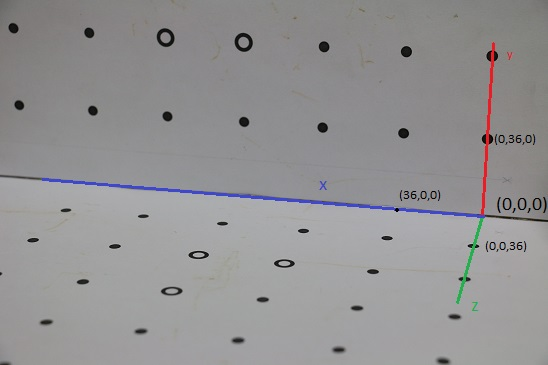
#> input picture data/measurements.jpg, 548 x 365 px, given in place of black-dots.JPG, which was not available
$ jupyter execute --allow-errors Assignment01_Q1_to_Q8.ipynb   (text cells are left out)
#> lines starting #> are read from the running program, lines starting #| are printed output that depends on the picture; after the words box and inside, x2 and y2 are one past the last pixel; in counts of white or black regions, pixels touching at a corner belong together; pictures that were not available may be replaced by others from this repository, and a replacement may not be noted
[cell 1]
import numpy as np
import cv2 as cv
import math
import matplotlib.pyplot as plt

[cell 2]
def estimate_matrix(world_points, image_points):
    A = []
    for i in range(len(world_points)):
        X, Y, Z = tuple(world_points[i])
        u, v = tuple(image_points[i])
        eqn_1 = [X, Y, Z, 1] + [0] * 4 + [-u * X, -u * Y, -u * Z, -u]
        eqn_2 = [0] * 4 + [X, Y, Z, 1] + [-v * X, -v * Y, -v * Z, -v]
        A.append(eqn_1)
        A.append(eqn_2)
    U, S, V = np.linalg.svd(A)
    if V[-1, -1] == 0:
        return np.zeros((3, 4)), False
    return (V[-1, :] / V[-1, -1]).reshape(3, 4), True

[cell 3]
def decompose_P(P):
    M = P[:, :3]
    R, K = np.linalg.qr(np.linalg.inv(M))
    K = np.linalg.inv(K)
    K /= K[-1, -1]
    R = np.linalg.inv(R)
    t = -1 * (np.linalg.inv(M) @ P[:, 3])
    return K, R, t

[cell 4]
def get_total_error(world_points, image_points, P):
    n = len(image_points)
    total_error = 0
    for i in range(n):
        pred_point = P @ np.asarray(world_points[i] + [1])
        pred_point = pred_point / pred_point[-1]
        total_error += np.sum((pred_point[:2] - np.asarray(image_points[i])) ** 2)
    return total_error

[cell 5]
def direct_linear_transform(world_points, image_points):
    if len(world_points) != len(image_points) or len(world_points[0]) != 3 or len(image_points[0]) != 2:
        print("Invalid parameters for world and image co-ordinates")
        return
    if len(world_points) < 6:
        print("Atleast 6 points are necessary for calibration")
        return
    P, is_valid = estimate_matrix(world_points, image_points)
    if not is_valid:
        print("Invalid camera matrix")
        return
    K, R, t = decompose_P(P)
    return P, K, R, t

[cell 6]
def RANSAC(world_points, image_points, N_iter=10000, threshold=50, sample_size=6):
    if len(world_points) != len(image_points) or len(world_points[0]) != 3 or len(image_points[0]) != 2:
        print("Invalid parameters for world and image co-ordinates")
        return
    if len(world_points) < 6:
        print("Atleast 6 points are necessary for calibration")
        return
    P = np.zeros((3, 4))
    min_outlier_count = 10 ** 300
    for _ in range(N_iter):
        chosen_indices = np.random.choice(list(range(len(world_points))), size=sample_size, replace=False)
        chosen_world_points = [world_points[i] for i in chosen_indices]
        chosen_image_points = [image_points[i] for i in chosen_indices]
        possible_P, is_valid = estimate_matrix(chosen_world_points, chosen_image_points)
        if not is_valid:
            continue
        outlier_count = 0
        for i in range(len(world_points)):
            if i in chosen_indices:
                continue
            pred_point = possible_P @ np.asarray(world_points[i] + [1])
            if pred_point[-1] == 0:
                outlier_count += 1
                continue
            pred_point = pred_point / pred_point[-1]
            dist = np.sum((pred_point[:2] - np.asarray(image_points[i])) ** 2) ** 0.5
            if dist > threshold:
                outlier_count += 1
        if outlier_count < min_outlier_count:
            min_outlier_count = outlier_count
            P = possible_P
    K, R, t = decompose_P(P)
    return P, K, R, t

[cell 7]
def get_image_points():
    line_1 = [[135, 278], [890, 330], [1655, 382], [2435, 435], [3242, 470], [4065, 515], [4920, 560]]
    line_2 = [[192, 1051], [928, 1113], [1675, 1165], [2440, 1225], [3225, 1280], [4036, 1333], [4872, 1390]]
    line_3 = [[661, 2110], [1430, 2170], [2225, 2240], [3033, 2320], [3870, 2385], [4730, 2465]]
    line_4 = [[331, 2410], [1153, 2470], [1990, 2562], [2845, 2643], [3730, 2725], [4643, 2800]]
    line_5 = [[828, 2825], [1722, 2925], [2625, 3002], [3567, 3088], [4547, 3175]]
    line_6 = [[470, 3225], [1411, 3322], [2382, 3413], [3390, 3505], [4432, 3615]]
    return line_1 + line_2 + line_3 + line_4 + line_5 + line_6

def get_world_points():
    line_1 = [[X, 72, 0] for X in reversed(range(0, 217, 36))]
    line_2 = [[X, 36, 0] for X in reversed(range(0, 217, 36))]
    line_3 = [[X, 0, 36] for X in reversed(range(0, 181, 36))]
    line_4 = [[X, 0, 72] for X in reversed(range(0, 181, 36))]
    line_5 = [[X, 0, 108] for X in reversed(range(0, 145, 36))]
    line_6 = [[X, 0, 144] for X in reversed(range(0, 145, 36))]
    return line_1 + line_2 + line_3 + line_4 + line_5 + line_6

image = cv.imread('../data/black-dots.JPG')
#> image is the input picture: shape (365, 548, 3); mean B, G, R 147.5, 146.3, 147.3
image_points = get_image_points()
world_points = get_world_points()

[cell 8]
original_image = image.copy()
X_OFFSET = 35
Y_OFFSET = 20
for image_point in image_points:
    original_image[image_point[1] - Y_OFFSET:image_point[1] + Y_OFFSET,
            image_point[0] - X_OFFSET:image_point[0] + X_OFFSET] = [0, 255, 0]
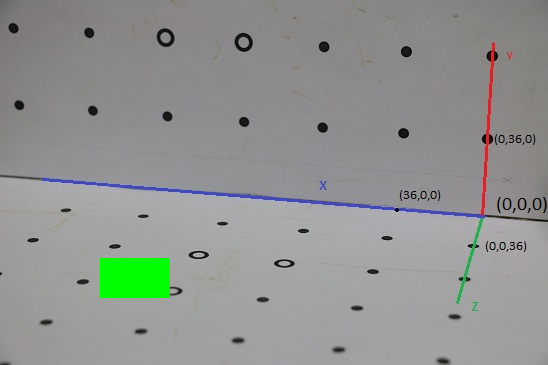
#> original_image: shape (365, 548, 3); 1.4% of pixels changed, all inside (x1, y1, x2, y2) = (100, 258, 170, 298)
plt.imshow(original_image)
plt.title("Original image (manual mapping)")
plt.show()

[cell 9]
def display_outputs(approach, image_points, P, K, R, t, color, given_image):
#> called with approach = 'DLT', P = array of shape (3, 4), K = array of shape (3, 3), R = array of shape (3, 3), t = array of shape (3,)
    global world_points, X_OFFSET, Y_OFFSET
    print(f"*** On using {approach} approach for camera calibration ***\n\n")
    print(f"Camera matrix (P): \n\n{P}\n")
    print(f"Internal camera calibration matrix (K): \n\n{K}\n")
    print(f"Camera rotation matrix (R): \n\n{R}\n")
    print(f"Camera projection centre (translation vector t): \n\n{t}\n")
    print(f"Total Projection error (sum): \n\n{get_total_error(world_points, image_points, P)}\n")
    if "distort" not in approach:
        for i in range(len(world_points)):
            pred_point = P @ np.asarray(world_points[i] + [1])
            pred_point = pred_point / pred_point[-1]
            pred_point = pred_point.astype(int)
            given_image[pred_point[1] - Y_OFFSET:pred_point[1] + Y_OFFSET,
                    pred_point[0] - X_OFFSET:pred_point[0] + X_OFFSET] = color
        plt.imshow(given_image)

[cell 10]
dlt_image = image.copy()
P, K, R, t = direct_linear_transform(world_points, image_points)
display_outputs("DLT", image_points, P, K, R, t, [0, 0, 255], dlt_image)

[cell 11]
RANSAC_image = image.copy()
P, K, R, t = RANSAC(world_points, image_points)
display_outputs("RANSAC", image_points, P, K, R, t, [255, 0, 0], RANSAC_image)

[cell 12]
def get_distortion_params(K, image):
    global world_points, image_points
    plt.title("Image without undistortion (initial)")
    plt.imshow(image)
    plt.show()
    gray_image = cv.cvtColor(image, cv.COLOR_BGR2GRAY)
    wp = np.asarray([np.asarray(world_points[i]) for i in range(len(world_points))])
    ip = np.asarray([np.asarray(image_points[i]) for i in range(len(image_points))])
    obj_pts = [wp.astype('float32')]
    img_pts = [ip.astype('float32')]
    K = K @ [[-1,0,0],[0,-1,0],[0,0,1]]
    K[0,1] = 0
    ret_val, new_K, distortion_coeffs, rvecs, tvecs = cv.calibrateCamera(obj_pts, img_pts, gray_image.shape[::-1],
                                                                         K, None, None, flags = (cv.CALIB_USE_INTRINSIC_GUESS))
    print("\n\nDistortion co-efficients are: ")
    k1, k2, k3 = distortion_coeffs[0][0], distortion_coeffs[0][1], distortion_coeffs[0][4]
    p1, p2 = distortion_coeffs[0][2], distortion_coeffs[0][3]
    print(f"Radial distortion: k1 = {k1}, k2 = {k2}, k3 = {k3}")
    print(f"Tangential distortion: p1 = {p1}, p2 = {p2}\n\n")
    new_camera_matrix, roi = cv.getOptimalNewCameraMatrix(new_K, distortion_coeffs, image.shape[:2], 0, image.shape[:2])
    undistorted_image = cv.undistort(image, new_K, distortion_coeffs, new_camera_matrix)
    plt.imshow(undistorted_image)
    plt.title("Final undistorted image")
    print(f"New camera matrix: \n{new_camera_matrix}\n\n")
    return k1, k2, k3, p1, p2, rvecs, tvecs, new_camera_matrix, undistorted_image

#> (the rest of this cell did not finish here and is left out)

#> (a cell that did not finish here is left out)

#> (a cell that did not finish here is left out)

[cell 15]
def draw_wireframe(P, image, color):
#> called with P = array of shape (3, 4), color = 'ro-'
    plt.imshow(image)
    global world_points
    image_points = []
    for i in range(len(world_points)):
        pred_point = P @ np.asarray(world_points[i] + [1])
        pred_point = pred_point / pred_point[-1]
        image_points.append(pred_point)
#> this loop made 36 passes
#> pred_point on passes 1 to 12: [136.9, 290.4, 1], [886.3, 333.9, 1], [1653.9, 378.4, 1], [2440.3, 424, 1], [3246.2, 470.8, 1], [4072.4, 518.7, 1], [4919.6, 567.8, 1], [187.8, 1057.7, 1], [921, 1109.2, 1], [1671.5, 1161.9, 1], [2440.1, 1215.8, 1], [3227.3, 1271.1, 1]
#> after the loop, image_points = 36 items, first 6: [136.9, 290.4, 1], [886.3, 333.9, 1], [1653.9, 378.4, 1], [2440.3, 424, 1], [3246.2, 470.8, 1], [4072.4, 518.7, 1]
    for i in range(7):
        plt.plot([image_points[i][0], image_points[i+7][0]], [image_points[i][1], image_points[i+7][1]], color)
    for i in range(8, 20):
        plt.plot([image_points[i][0], image_points[i+6][0]], [image_points[i][1], image_points[i+6][1]], color)
    for i in range(21, 31):
        plt.plot([image_points[i][0], image_points[i+5][0]], [image_points[i][1], image_points[i+5][1]], color)
    row_ranges = [(0, 7), (7, 14), (14, 20), (20, 26), (26, 31), (31, 36)]
    image_points = np.asarray(image_points)
#> image_points = 36 rows, first 8: [136.9, 290.4, 1], [886.3, 333.9, 1], [1653.9, 378.4, 1], [2440.3, 424, 1], [3246.2, 470.8, 1], [4072.4, 518.7, 1], [4919.6, 567.8, 1], [187.8, 1057.7, 1]
    for _range in row_ranges:
        start, end = _range
        for i in range(start, end - 1):
            plt.plot(image_points[i:i+2, 0], image_points[i:i+2, 1], color)
    plt.show()
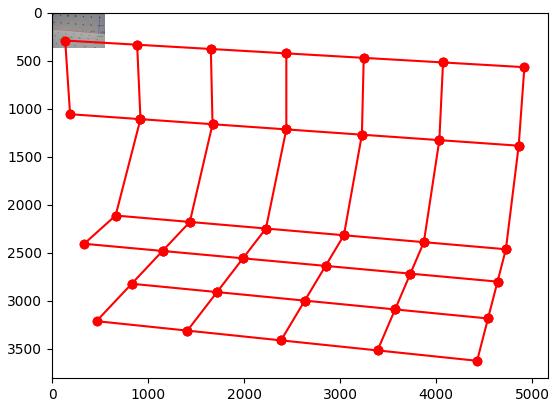
#> figure drawn by matplotlib, 1 panel

print("WIREFRAMES\n\n")
print("DLT: \n\n")
draw_wireframe(direct_linear_transform(world_points, image_points)[0], original_image.copy(), 'ro-')
print("\nRANSAC: \n\n")
draw_wireframe(RANSAC(world_points, image_points)[0], original_image.copy(), 'bo-')
#> the loop in RANSAC (call 2), `for _ in range(N_iter):` made 10000 passes
#> chosen_indices on passes 1 to 12: [21, 29, 30, 26, 13, 10], [9, 2, 7, 14, 33, 5], [35, 15, 25, 5, 7, 6], [0, 13, 28, 21, 18, 10], [18, 14, 24, 4, 15, 5], [25, 18, 3, 35, 26, 14], [13, 25, 23, 24, 16, 0], [19, 10, 33, 29, 17, 11], [13, 23, 34, 7, 2, 20], [24, 19, 34, 27, 20, 18], [12, 31, 29, 14, 28, 13], [4, 33, 8, 12, 22, 24]
#> call 2 of draw_wireframe, with P = array of shape (3, 4), color = 'bo-'
#> the loop in draw_wireframe (call 2), `for i in range(len(world_points)):` made 36 passes
#> pred_point on passes 1 to 12: [146.9, 292.6, 1], [890.9, 335.5, 1], [1653.9, 379.4, 1], [2436.9, 424.5, 1], [3240.5, 470.8, 1], [4065.6, 518.4, 1], [4913, 567.2, 1], [193.2, 1055, 1], [924.8, 1106.6, 1], [1674.8, 1159.6, 1], [2444, 1213.8, 1], [3233.1, 1269.5, 1]
#> after the loop in draw_wireframe (call 2), `for i in range(len(world_points)):`: image_points = 36 items, first 6: [146.9, 292.6, 1], [890.9, 335.5, 1], [1653.9, 379.4, 1], [2436.9, 424.5, 1], [3240.5, 470.8, 1], [4065.6, 518.4, 1]
#> in draw_wireframe (call 2), `image_points = np.asarray(image_points)`: image_points = 36 rows, first 8: [146.9, 292.6, 1], [890.9, 335.5, 1], [1653.9, 379.4, 1], [2436.9, 424.5, 1], [3240.5, 470.8, 1], [4065.6, 518.4, 1], [4913, 567.2, 1], [193.2, 1055, 1]
#> in draw_wireframe (call 2), `plt.show()`:
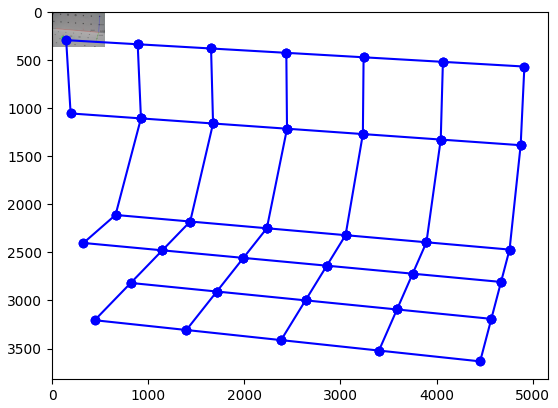
#> figure drawn by matplotlib, 1 panel

[cell 16]
def eulerAnglesToRotationMatrix(theta) :
    R_x = np.array([[1,0,0],[0,math.cos(theta[0]),-math.sin(theta[0])],[0,math.sin(theta[0]), math.cos(theta[0])]])
    R_y = np.array([[math.cos(theta[1]),0,math.sin(theta[1])],[0,1,0],[-math.sin(theta[1]),0,math.cos(theta[1])]])
    R_z = np.array([[math.cos(theta[2]),-math.sin(theta[2]),0],[math.sin(theta[2]),math.cos(theta[2]),0],[0,0,1]])
    R = np.dot(R_z,np.dot(R_y,R_x))
    return R

def zhang():
    image_names = [f"checkerboard-0{i}.JPG" for i in range(1, 10)] + [f"checkerboard-{i}.JPG" for i in range(10, 16)]
    edge_length, inner_row_count, inner_col_count, board_world_coords = 29, 6, 8, []
    for y in range(0, edge_length * inner_row_count, edge_length):
        for x in range(0, edge_length * inner_col_count, edge_length):
            board_world_coords.append(np.asarray([x, y, 0]))
    board_world_coords = np.asarray(board_world_coords)

    world_coords, image_coords = [], []
    for _n in image_names:
        board_image = cv.imread('../data/' + _n)
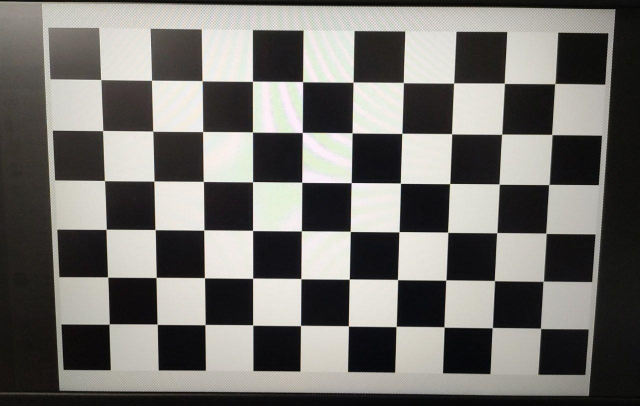
#> input picture images/checkerboard-01.jpg, 1280 x 811 px, found by its file name (shown at 1/2 size)
#> board_image is the input picture: shape (811, 1280, 3); mean B, G, R 110, 113.8, 115.7
        gray_image = cv.cvtColor(board_image, cv.COLOR_BGR2GRAY)
#> gray_image: shape (811, 1280)
        ret_val, corners = cv.findChessboardCorners(gray_image, (inner_col_count, inner_row_count))
#> ret_val = True; corners = 48 rows, first 8: [303.8, 161.3], [404.6, 162], [505.1, 163.1], [606, 163.8], [706.4, 164.8], [807.2, 165.3], [907.7, 166.5], [1008.6, 167.1]
        world_coords.append(board_world_coords)
        image_coords.append(corners)
    world_coords = np.asarray(world_coords).astype(np.float32)
    image_coords = np.asarray(image_coords).astype(np.float32)

    ret_val, K, distortion_coeffs, rvecs, tvecs = cv.calibrateCamera(world_coords, image_coords, gray_image.shape[::-1], None, None)
    print(f"Internal camera calibration matrix (K): \n\n{K}\n")
    print("\nDistortion co-efficients are: ")
    k1, k2, k3 = distortion_coeffs[0][0], distortion_coeffs[0][1], distortion_coeffs[0][4]
    p1, p2 = distortion_coeffs[0][2], distortion_coeffs[0][3]
    print(f"Radial distortion: k1 = {k1}, k2 = {k2}, k3 = {k3}")
    print(f"Tangential distortion: p1 = {p1}, p2 = {p2}\n\n")
    print(f"\nRotation vectors: \n\n{rvecs}\n")
    print(f"\nTranslation vectors: \n\n{tvecs}\n")

    R = eulerAnglesToRotationMatrix(rvecs[0])
    t = tvecs[0][:, 0]
    P = K @ np.column_stack((R, t))
    print(f"\nTotal Projection error (sum): \n\n{get_total_error(board_world_coords.tolist(), image_coords[0].reshape(48, 2), P)}\n")
    return k1, k2, k3, p1, p2, P, K, board_world_coords

#> (the rest of this cell did not finish here and is left out)
